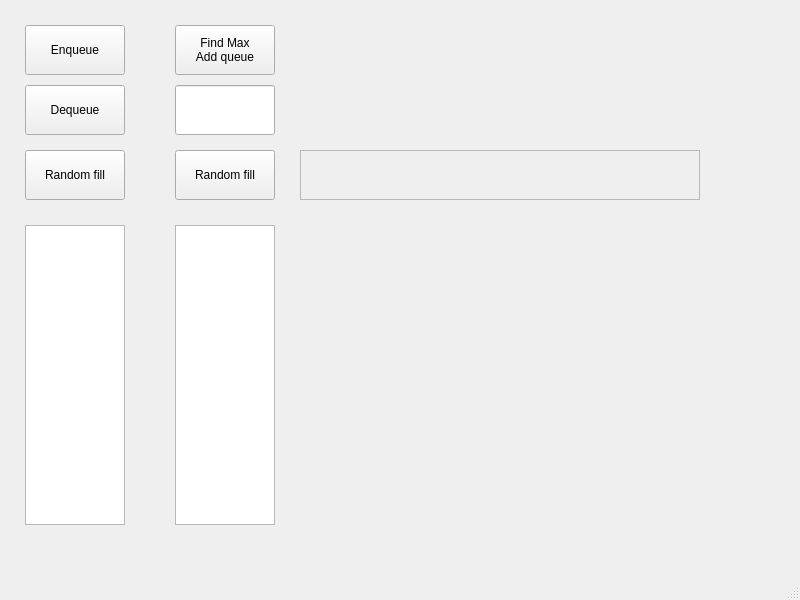
<?xml version="1.0" encoding="UTF-8"?>
<ui version="4.0">
 <class>MainWindow</class>
 <widget class="QMainWindow" name="MainWindow">
  <property name="geometry">
   <rect>
    <x>0</x>
    <y>0</y>
    <width>800</width>
    <height>600</height>
   </rect>
  </property>
  <property name="windowTitle">
   <string>MainWindow</string>
  </property>
  <property name="styleSheet">
   <string notr="true">font: 11pt &quot;Monospace&quot;;</string>
  </property>
  <widget class="QWidget" name="centralwidget">
   <widget class="QLineEdit" name="valueLineEdit">
    <property name="geometry">
     <rect>
      <x>175</x>
      <y>85</y>
      <width>100</width>
      <height>50</height>
     </rect>
    </property>
   </widget>
   <widget class="QPushButton" name="enqueueButton">
    <property name="geometry">
     <rect>
      <x>25</x>
      <y>25</y>
      <width>100</width>
      <height>50</height>
     </rect>
    </property>
    <property name="text">
     <string>Enqueue</string>
    </property>
   </widget>
   <widget class="QPushButton" name="dequeueButton">
    <property name="geometry">
     <rect>
      <x>25</x>
      <y>85</y>
      <width>100</width>
      <height>50</height>
     </rect>
    </property>
    <property name="text">
     <string>Dequeue</string>
    </property>
   </widget>
   <widget class="QPushButton" name="findMaxAndMoveButton">
    <property name="geometry">
     <rect>
      <x>175</x>
      <y>25</y>
      <width>100</width>
      <height>50</height>
     </rect>
    </property>
    <property name="text">
     <string>Find Max
Add queue</string>
    </property>
   </widget>
   <widget class="QListWidget" name="queueListWidget">
    <property name="geometry">
     <rect>
      <x>25</x>
      <y>225</y>
      <width>100</width>
      <height>300</height>
     </rect>
    </property>
   </widget>
   <widget class="QPushButton" name="fillRandomButton">
    <property name="geometry">
     <rect>
      <x>25</x>
      <y>150</y>
      <width>100</width>
      <height>50</height>
     </rect>
    </property>
    <property name="text">
     <string>Random fill</string>
    </property>
   </widget>
   <widget class="QListWidget" name="queueListWidget_2">
    <property name="geometry">
     <rect>
      <x>175</x>
      <y>225</y>
      <width>100</width>
      <height>300</height>
     </rect>
    </property>
   </widget>
   <widget class="QFrame" name="frame">
    <property name="geometry">
     <rect>
      <x>300</x>
      <y>150</y>
      <width>400</width>
      <height>50</height>
     </rect>
    </property>
    <property name="frameShape">
     <enum>QFrame::StyledPanel</enum>
    </property>
    <property name="frameShadow">
     <enum>QFrame::Raised</enum>
    </property>
    <widget class="QLabel" name="messageLabel">
     <property name="geometry">
      <rect>
       <x>0</x>
       <y>0</y>
       <width>400</width>
       <height>50</height>
      </rect>
     </property>
     <property name="text">
      <string/>
     </property>
     <property name="alignment">
      <set>Qt::AlignCenter</set>
     </property>
    </widget>
   </widget>
   <widget class="QPushButton" name="fillRandomButton_2">
    <property name="geometry">
     <rect>
      <x>175</x>
      <y>150</y>
      <width>100</width>
      <height>50</height>
     </rect>
    </property>
    <property name="text">
     <string>Random fill</string>
    </property>
   </widget>
  </widget>
  <widget class="QMenuBar" name="menubar">
   <property name="geometry">
    <rect>
     <x>0</x>
     <y>0</y>
     <width>800</width>
     <height>23</height>
    </rect>
   </property>
  </widget>
  <widget class="QStatusBar" name="statusbar"/>
 </widget>
 <resources/>
 <connections/>
</ui>
